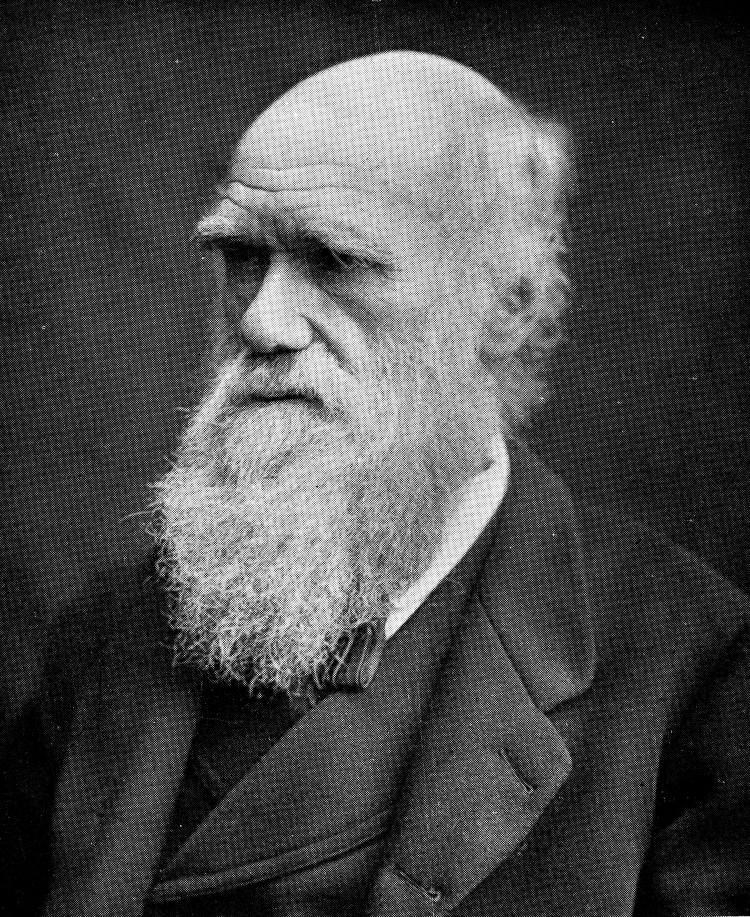
#> input picture darwin.png, 3000 x 3667 px (shown at 1/4 size)
$ python average_blur.py
#> lines starting #> are read from the running program, lines starting #| are printed output that depends on the picture
from PIL import Image
from math import pi, log, exp
import numpy as np

def average_blur(img, r):
    w, h = img.size
    a = np.array(img.getdata(), dtype=np.uint8).reshape(h, w)
    b = np.zeros((h,w), dtype=np.uint8)
    for i in range(-r,h-r):
        for j in range(-r,w-r):
            s = 0.
            for x in range(-r,r):
                for y in range(-r,r):
                    s+=a[i-x,j-y]

            # цикл по квадрату ±r?

            b[i,j] = s / (2*r+1)**2
    return Image.fromarray(b)


img = Image.open('darwin.png')
#> img is the input picture: PIL image 3000x3667 L; min 0, max 255, mean 74.4
img.load()

print("Image size is", img.size)
#| Image size is (3000, 3667)
print("Image mode is", img.mode)
#| Image mode is L

print("getdata[1]=", img.getdata()[1])
#| getdata[1]= 51
a = np.array(img, dtype=np.uint8).reshape(img.size[::-1])
print("a[0,1]=", a[0,1])
#| a[0,1]= 51

b = a[900:1150, 900:1100]
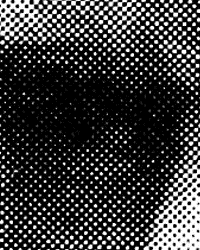
#> b: shape (250, 200); min 0, max 255, mean 57
pic = Image.fromarray(b)

#> (the run stopped early here; a loop or call above may not have finished)
